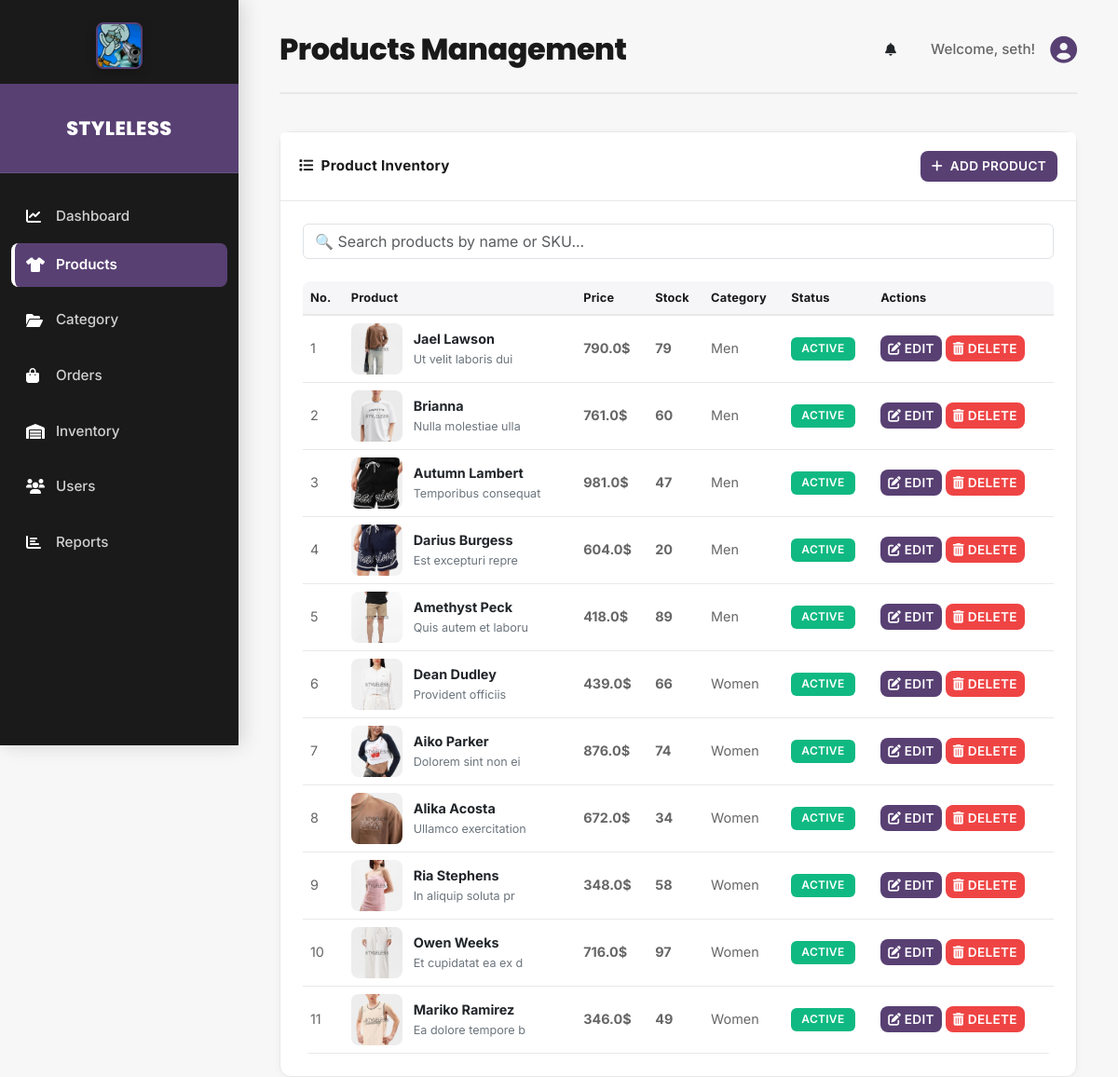
The app's page /admin/products (signed in) with its own data.
### model/Product.py (models this page shows, shortened)
class Product(db.Model):
    id = db.Column(db.Integer, primary_key=True)
    name = db.Column(db.String(100), nullable=False)
    sku = db.Column(db.String(50), unique=True, nullable=False)
    price = db.Column(db.Float, nullable=False)
    stock = db.Column(db.Integer, nullable=False, default=0)
    category_id = db.Column(db.Integer, db.ForeignKey('category.id'), nullable=False)
    description = db.Column(db.Text)
    image_url = db.Column(db.String(255))
    status = db.Column(db.String(20), default='active')  # active, inactive
    category = db.relationship('Category', backref='products', lazy=True)
    images = db.relationship('ProductImage', back_populates='product', lazy='dynamic', cascade='all, delete-orphan')

### model/Category.py (models this page shows)
class Category(db.Model):
    id = db.Column(db.Integer, primary_key=True)
    name = db.Column(db.String(100), unique=True, nullable=False)
    description = db.Column(db.Text )

### routes/backend/products.py (the view)
@app.get('/admin/products')
def products():  # put application's code here
    module = 'products'
    rows = Product.query.options(joinedload(Product.category)).all()
    return render_template('backend/products.html', active_page='products', module=module, products=rows,page_title='Products Management')

### app.py (called while the page is built)
@app.before_request
def before_request():
    url = request.path
    if url.startswith('/admin') and not url.startswith('/admin/login') and not url.startswith('/do_admin_login'):
        if session.get("user_id") is None:
            flash("Please log in first.", "warning")
            return redirect(url_for("admin_login"))
        if session.get("role") != 'admin':
            flash("Access denied. You do not have admin privileges.", "danger")
            return redirect(url_for("admin_login"))

### templates/backend/products.html (shortened to what this page needs)
<!DOCTYPE html>
<html lang="en">
<head>
    <link href="https://cdn.jsdelivr.net/npm/bootstrap@5.3.0/dist/css/bootstrap.min.css" rel="stylesheet">
    <link rel="stylesheet" href="https://cdnjs.cloudflare.com/ajax/libs/font-awesome/6.0.0-beta3/css/all.min.css">
    <link rel="stylesheet" href="{{ url_for('static', filename='css/admin.css') }}">
</head>
<body>
    <div class="d-flex" id="wrapper">
        {% include 'backend/sidebar.html' %}
        <div id="page-content-wrapper">
            <div class="container-fluid" id="main-content">
                {% include 'backend/header.html' %}
                <div class="card">
                    <div class="card-header d-flex justify-content-between align-items-center">
                        <span><i class="fas fa-list me-2"></i>Product Inventory</span>
                        <a href="{{ url_for('add_product_page') }}" class="btn btn-primary">
                            <i class="fas fa-plus me-2"></i>Add Product
                        </a>
                    </div>
                    <div class="card-body">
                        <div class="mb-4">
                            <input type="text" class="form-control" placeholder="🔍 Search products by name or SKU...">
                        </div>
                        <div class="table-responsive">
                            <table class="table table-hover align-middle">
                                <thead>
                                    <tr>
                                        <th>No.</th>
                                        <th>Product</th>
                                        <th>Price</th>
                                        <th>Stock</th>
                                        <th>Category</th>
                                        <th>Status</th>
                                        <th>Actions</th>
                                    </tr>
                                </thead>
                                <tbody>
                                    {% for product in products %}
                                    <tr>
                                        <td>{{ loop.index }}</td>
                                        <td>
                                            <a href="{{ url_for('product_detail', id=product.id) }}"
                                                class="text-decoration-none text-dark d-flex align-items-center">
                                                {% if product.image_url %}
                                                <img src="{{ url_for('static', filename='uploads/products/' ~ product.image_url) }}"
                                                    style="width:55px; height:55px; object-fit:cover; border-radius:8px; margin-right:12px;">
                                                {% else %}
                                                <img src="{{ url_for('static', filename='uploads/no_img.jpg') }}"
                                                    style="width:55px; height:55px; object-fit:cover; border-radius:8px; margin-right:12px;">
                                                {% endif %}
                                                <div>
                                                    <strong>{{ product["name"] }}</strong>
                                                    <br><small class="text-secondary">{{ product.sku }}</small>
                                                </div>
                                            </a>
                                        </td>
                                        <td><strong>{{ product.price }}$</strong></td>
                                        <td><strong>{{ product.stock }}</strong></td>
                                        <td>{{ product.category.name if product.category else 'Uncategorized' }}</td>
                                        <td>
                                            <span
                                                class="badge {% if product.status|lower == 'active' %}bg-success{% else %}bg-danger{% endif %}">
                                                {{ product.status }}
                                            </span>
                                        </td>
                                        <td>
                                            <a href="{{ url_for('edit_product_page', id=product.id) }}"
                                                class="btn btn-sm btn-primary">
                                                <i class="fas fa-edit"></i> Edit
                                            </a>
                                            <button type="button" class="btn btn-sm btn-danger"
                                                onclick="confirmDelete('{{ product.id }}', '{{ product.name }}');">
                                                <i class="fas fa-trash-alt"></i> Delete
                                            </button>
                                        </td>
                                    </tr>
                                    {% endfor %}
                                </tbody>
                            </table>
                        </div>
                    </div>
                </div>
            </div>
        </div>
    </div>
</body>
</html>

### static/css/admin.css (style rules this page uses)
:root { --sidebar-bg: #1a1a1a; --main-bg: #f7f7f7; --accent-purple: #584073; --card-bg: #ffffff; --text-primary: #1a1a1a; --text-secondary: #666666; --text-light: #999999; --border-color: #e8e8e8; --shadow-sm: 0 2px 8px rgba(0, 0, 0, 0.04); --shadow-md: 0 8px 24px rgba(0, 0, 0, 0.08); --shadow-lg: 0 16px 40px rgba(0, 0, 0, 0.12); --sidebar-icon-color: #ffffff; --transition: all 0.3s cubic-bezier(0.4, 0, 0.2, 1); --font-primary: "Inter", -apple-system, BlinkMacSystemFont, "Segoe UI", sans-serif; --font-display: "Poppins", sans-serif; }
body { font-family: var(--font-primary); background-color: var(--main-bg); color: var(--text-primary); margin: 0; padding: 0; overflow-x: hidden; }
* { box-sizing: border-box; }
html, body { height: 100%; }
#wrapper { display: flex; height: 100%; }
#page-content-wrapper { width: 100%; padding: 2rem; margin-left: 16rem; transition: margin var(--transition); min-height: 100vh; background-color: var(--main-bg); }
.card { border-radius: 12px; border: 1px solid var(--border-color); box-shadow: var(--shadow-sm); margin-bottom: 1.5rem; background-color: var(--card-bg); transition: var(--transition); }
.card-header { background-color: var(--card-bg); border-bottom: 1px solid var(--border-color); font-weight: 700; padding: 1.25rem; border-top-left-radius: 11px; border-top-right-radius: 11px; color: var(--text-primary); font-size: 0.95rem; letter-spacing: 0.3px; }
.card-body { padding: 1.5rem; }
.table { --bs-table-hover-bg: rgba(88, 64, 115, 0.03); font-size: 0.9rem; margin-bottom: 0; }
.table th, .table td { vertical-align: middle; border-color: var(--border-color); }
.table th { background-color: rgba(88, 64, 115, 0.05); font-weight: 700; color: var(--text-primary); border-bottom: 2px solid var(--border-color); font-size: 0.8rem; letter-spacing: 0.2px; }
.table td { color: var(--text-secondary); }
.table-responsive { border-radius: 8px; overflow-x: auto; -webkit-overflow-scrolling: touch; }
.btn { font-weight: 600; letter-spacing: 0.3px; transition: var(--transition); text-transform: uppercase; font-size: 0.85rem; }
.btn-primary, .btn-success, .btn-info, .btn-warning, .btn-danger { border-radius: 8px; border: none; }
.btn-primary { background-color: var(--accent-purple); color: white; }
.btn-danger { background-color: #EF4444; }
@media (min-width: 992px) { #page-content-wrapper { margin-left: 16rem; width: calc(100% - 16rem); } }
.badge { font-weight: 600; font-size: 0.75rem; letter-spacing: 0.3px; text-transform: uppercase; border-radius: 6px; padding: 0.4rem 0.7rem; }
.badge.bg-success { background-color: #10B981 !important; }

### records on screen
Product: image_url (picture), name "Jael Lawson", sku "Ut velit laboris dui", price "790.0", stock "79", category "Men", status "ACTIVE"
Product: image_url (picture), name "Brianna", sku "Nulla molestiae ulla", price "761.0", stock "60", category "Men", status "ACTIVE"
Product: image_url (picture), name "Autumn Lambert", sku "Temporibus consequat", price "981.0", stock "47", category "Men", status "ACTIVE"
Product: image_url (picture), name "Darius Burgess", sku "Est excepturi repre", price "604.0", stock "20", category "Men", status "ACTIVE"
Product: image_url (picture), name "Amethyst Peck", sku "Quis autem et laboru", price "418.0", stock "89", category "Men", status "ACTIVE"
Product: image_url (picture), name "Dean Dudley", sku "Provident officiis", price "439.0", stock "66", category "Women", status "ACTIVE"
Product: image_url (picture), name "Aiko Parker", sku "Dolorem sint non ei", price "876.0", stock "74", category "Women", status "ACTIVE"
Product: image_url (picture), name "Alika Acosta", sku "Ullamco exercitation", price "672.0", stock "34", category "Women", status "ACTIVE"
Product: image_url (picture), name "Ria Stephens", sku "In aliquip soluta pr", price "348.0", stock "58", category "Women", status "ACTIVE"
Product: image_url (picture), name "Owen Weeks", sku "Et cupidatat ea ex d", price "716.0", stock "97", category "Women", status "ACTIVE"
Product: image_url (picture), name "Mariko Ramirez", sku "Ea dolore tempore b", price "346.0", stock "49", category "Women", status "ACTIVE"

### other values on screen
{{ page_title or 'Dashboard Overview' }} "Products Management"
{{ session.username }} "seth"
